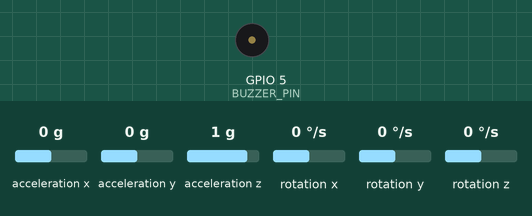
Recording of a sketch running on a simulated ESP32. Shown: buzzer (waves = sounding). Inputs (shaded band) come from the test bench; at power-on: acceleration x 0 g, acceleration y 0 g, acceleration z 1 g, rotation x 0 °/s, rotation y 0 °/s, rotation z 0 °/s. What the sketch prints to the serial monitor is not drawn.

Above: at 4.2 s.
4.3 s: acceleration x set to -1.4 g
5.9 s: acceleration x set to -0.4 g
8.9 s: acceleration x set to -0.1 g
At 9.14 s:
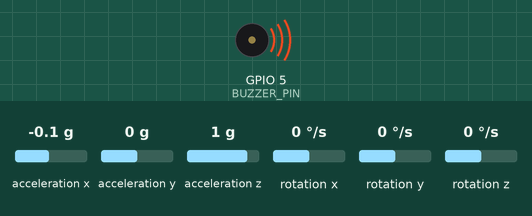
11.9 s: acceleration y set to -1.4 g
13.4 s: acceleration z set to -1.4 g
Timing chart, 0 to 17.4 s (numbered marks = the images above; inputs shaded):
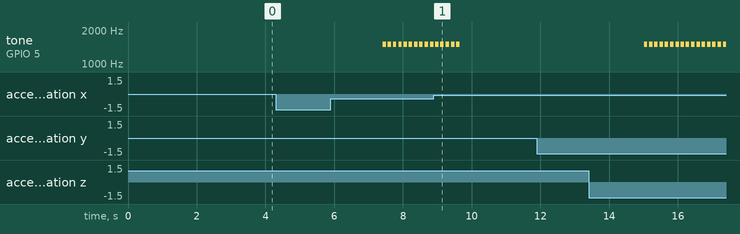

Measured:
- after the input at 4.3 s, every drawn part: stays the same
- after the input at 8.9 s, tone on GPIO 5 (BUZZER_PIN): goes on until 9.7 s, then stays silent
- after the input at 11.9 s, every drawn part: stays the same
- by itself, tone on GPIO 5 (BUZZER_PIN): alternates 1500 Hz for 0.10 s and silent for 0.05 s

The sketch:

canh_bao_ngu_guc.ino
```cpp
#include <Wire.h>
#include <MPU6050_tockn.h>
#include <freertos/FreeRTOS.h>
#include <freertos/task.h>

#define BUZZER_PIN 5
#define BUZZER_CHANNEL 0
#define PWM_FREQ 5000
#define PWM_RESOLUTION 8

MPU6050 mpu(Wire);
const int alertAngleThreshold = 15; // Ngưỡng góc nghiêng cảnh báo
const unsigned long sleepGucDuration = 3000; // Thời gian nghiêng đầu liên tục để cảnh báo

float angleX = 0, angleY = 0;
bool isHeadNghieng = false;
unsigned long startNghiengTime = 0; // Khai báo biến toàn cục để theo dõi thời gian nghiêng

void setup() {
  pinMode(BUZZER_PIN, OUTPUT);
  ledcSetup(BUZZER_CHANNEL, PWM_FREQ, PWM_RESOLUTION);
  ledcAttachPin(BUZZER_PIN, BUZZER_CHANNEL);

  Serial.begin(115200);
  Wire.begin(27, 26);
  mpu.begin();
  mpu.calcGyroOffsets(true);
  Serial.println("Bắt đầu theo dõi trạng thái ngủ gục...");

  // Tạo các task
  xTaskCreate(readSensorTask, "Read Sensor", 2048, NULL, 1, NULL);
  xTaskCreate(checkNghiengTask, "Check Nghieng", 2048, NULL, 1, NULL);
  xTaskCreate(buzzerControlTask, "Buzzer Control", 2048, NULL, 1, NULL);
}

void loop() {
  // Không sử dụng loop vì FreeRTOS sẽ quản lý các task
}

void readSensorTask(void *pvParameters) {
  while (true) {
    mpu.update(); // Cập nhật giá trị cảm biến

    // Tính góc nghiêng
    angleX = mpu.getAngleX(); // Thay đổi từ getGyroX() sang getAngleX()
    angleY = mpu.getAngleY(); // Thay đổi từ getGyroX() sang getAngleY()

    // In giá trị góc ra Serial Monitor
    Serial.print("Góc X: ");
    Serial.print(angleX);
    Serial.print(" | Góc Y: ");
    Serial.println(angleY);

    vTaskDelay(100 / portTICK_PERIOD_MS); // Độ trễ giữa các lần đọc
  }
}

void checkNghiengTask(void *pvParameters) {
  while (true) {
    // Kiểm tra góc nghiêng
    if (abs(angleX) > alertAngleThreshold || abs(angleY) > alertAngleThreshold) {
      if (!isHeadNghieng) {
        startNghiengTime = millis(); // Lưu thời gian bắt đầu nghiêng
        isHeadNghieng = true; // Đánh dấu trạng thái là nghiêng
        Serial.println("Góc nghiêng phát hiện!");
      }

      // Kiểm tra thời gian nghiêng liên tục
      if (millis() - startNghiengTime >= sleepGucDuration) {
        Serial.println("Ngủ gục - Cảnh báo!");
        vTaskDelay(1000 / portTICK_PERIOD_MS); // Delay thêm một giây trước khi phát lại âm thanh
      } else {
        Serial.println("Đang theo dõi nghiêng...");
      }
    } else {
      if (isHeadNghieng) {
        // Nếu trước đó là nghiêng và bây giờ không còn nghiêng
        Serial.print("Thời gian nghiêng: ");
        Serial.print((millis() - startNghiengTime) / 1000.0); // In thời gian nghiêng ra giây
        Serial.println(" giây.");
      }
      isHeadNghieng = false; // Đặt lại trạng thái khi đầu không còn nghiêng
      Serial.println("Bình thường");
    }

    vTaskDelay(100 / portTICK_PERIOD_MS); // Độ trễ giữa các lần kiểm tra
  }
}

void buzzerControlTask(void *pvParameters) {
  while (true) {
    if (isHeadNghieng && (millis() - startNghiengTime >= sleepGucDuration)) {
      // Phát âm thanh cảnh báo
      for (int i = 0; i < 3; i++) { // Lặp lại 3 lần
        ledcWriteTone(BUZZER_CHANNEL, 1500); // Phát âm thanh với tần số 1000Hz
        vTaskDelay(100 / portTICK_PERIOD_MS); // Kêu trong 200 ms
        ledcWriteTone(BUZZER_CHANNEL, 0); // Dừng âm thanh
        vTaskDelay(50 / portTICK_PERIOD_MS); // Nghỉ trong 200 ms
      }
    } else {
      ledcWriteTone(BUZZER_CHANNEL, 0); // Dừng âm thanh
    }

    vTaskDelay(10 / portTICK_PERIOD_MS); // Độ trễ nhỏ giữa các lần kiểm tra
  }
}

// thêm gia tốc vào để kiểm tra, thêm điều kiện để mpu nằm dọc
```
